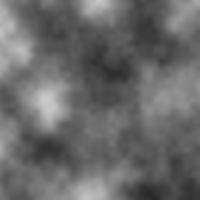
Frame 1 (no input)
Frame 2 (the mouse pressed at the canvas centre, redrawn once): identical to frame 1, image omitted

The Processing sketch that drew this single still picture (run headless with seeded random() and noise(); the mouse was pressed at the canvas centre and the sketch redrawn once):

// Processing sketch: Noise2D
// ── Noise2D.pde
/**
 * Noise2D
 * by Daniel Shiffman.
 * 
 * Using 2D noise to create simple texture.
 */

float increment = 0.02;

void setup() {
  size(200,200);
  noLoop();
}

void draw() {
  background(0);
  
  // Optional: adjust noise detail here
  // noiseDetail(8,0.65f);
  
  loadPixels();

  float xoff = 0.0; // Start xoff at 0
  
  // For every x,y coordinate in a 2D space, calculate a noise value and produce a brightness value
  for (int x = 0; x < width; x++) {
    xoff += increment;   // Increment xoff 
    float yoff = 0.0;   // For every xoff, start yoff at 0
    for (int y = 0; y < height; y++) {
      yoff += increment; // Increment yoff
      
      // Calculate noise and scale by 255
      float bright = noise(xoff,yoff)*255;

      // Try using this line instead
      //float bright = random(0,255);
      
      // Set each pixel onscreen to a grayscale value
      pixels[x+y*width] = color(bright);
    }
  }
  
  updatePixels();
}
